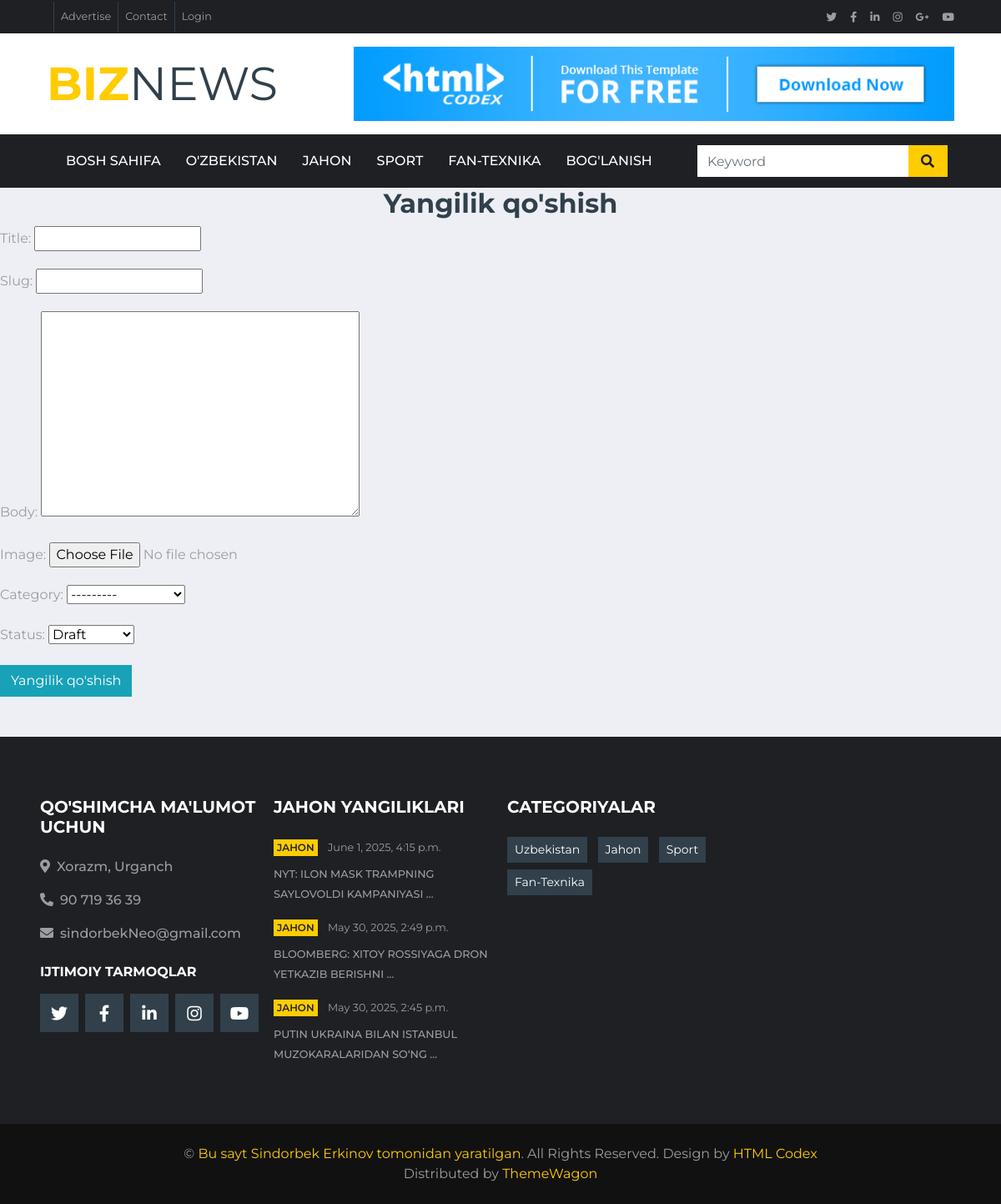
The app's page /news/pilot-loyihasi-amalga-oshiriladi/create/ with its own data.
### news_app/models.py (models this page shows, shortened)
class FooterData(models.Model):
    location = models.CharField(max_length=100)
    phone = models.CharField(max_length=50)
    email = models.EmailField(max_length=254)
    site_created = TextField()

class News(models.Model):
    class Status(models.TextChoices):
        DRAFT = 'DR', 'Draft'
        Published = 'PB', "Published"
    title = models.CharField(max_length=300)
    slug = models.SlugField(max_length=300)
    body = models.TextField()
    image = models.ImageField(upload_to='news/images')
    category = models.ForeignKey(Category, on_delete=models.CASCADE)
    publish_time = models.DateTimeField(default=timezone.now)
    created_time = models.DateTimeField(auto_now_add=True)
    updated_time = models.DateTimeField(auto_now= True)
    status = models.CharField(max_length=2,
                              choices=Status.choices,
                              default=Status.DRAFT)
    objects = models.Manager()
    published =PublishedManager()
    class Meta:
        ordering = ["-publish_time"]
    def get_absolute_url(self):
        return reverse("news_detail_page", args= [self.slug])

### news_app/views.py (the view)
# urls.py: path('news/<slug>/create/', NewsCreateView.as_view(), name="news_create"),
class NewsCreateView(CreateView):
    model = News
    template_name = 'crud/news_create.html'
    fields = ('title', 'slug', 'body', 'image','category', 'status',)
    success_url = reverse_lazy("home")

### news_app/context_protsessor.py (called while the page is built)
def FooterView(request):
    footer  = FooterData.objects.all()
    jahon = News.objects.filter(category__name="Jahon")[0]
    jahon2 = News.objects.filter(category__name="Jahon")[1]
    jahon3 = News.objects.filter(category__name="Jahon")[2]
    context = {
        'footer': footer,
        'jahon': jahon,
        'jahon2': jahon2,
        'jahon3': jahon3
    }
    return context

### news_app/models.py (called while the page is built)
    def __str__(self):
        return self.name

### templates/crud/news_create.html (shortened to what this page needs)
{% extends 'news/base.html' %}
{% load static %}
{% block content %}
    <h2 class="text-center">Yangilik qo'shish </h2>
    <form method="post" enctype="multipart/form-data">{% csrf_token %}
        {{ form.as_p }}
    <button type="submit" class="btn btn-info">Yangilik qo'shish </button>
    </form>
{% endblock content %}

### templates/news/base.html (shortened to what this page needs)
{% load static%}
<!DOCTYPE html>
<html lang="en">
 <head>
    <link href="https://cdnjs.cloudflare.com/ajax/libs/font-awesome/5.15.0/css/all.min.css" rel="stylesheet">
    <link href="{% static 'lib/owlcarousel/assets/owl.carousel.min.css'%}" rel="stylesheet">
    <link href="{% static 'css/style.css'%}" rel="stylesheet">
 </head>
 <body>
    <div class="container-fluid d-none d-lg-block">
        <div class="row align-items-center bg-dark px-lg-5">
            <div class="col-lg-9">
                <nav class="navbar navbar-expand-sm bg-dark p-0">
                    <ul class="navbar-nav ml-n2">
                        <li class="nav-item border-right border-secondary">
                            <a class="nav-link text-body small" href="{% static '#'%}"></a>
                        </li>
                        <li class="nav-item border-right border-secondary">
                            <a class="nav-link text-body small" href="{% static '#'%}">Advertise</a>
                        </li>
                        <li class="nav-item border-right border-secondary">
                            <a class="nav-link text-body small" href="{% static '#'%}">Contact</a>
                        </li>
                        <li class="nav-item">
                            <a class="nav-link text-body small" href="{% static '#'%}">Login</a>
                        </li>
                    </ul>
                </nav>
            </div>
            <div class="col-lg-3 text-right d-none d-md-block">
                <nav class="navbar navbar-expand-sm bg-dark p-0">
                    <ul class="navbar-nav ml-auto mr-n2">
                        <li class="nav-item">
                            <a class="nav-link text-body" href="{% static '#'%}"><small class="fab fa-twitter"></small></a>
                        </li>
                        <li class="nav-item">
                            <a class="nav-link text-body" href="{% static '#'%}"><small class="fab fa-facebook-f"></small></a>
                        </li>
                        <li class="nav-item">
                            <a class="nav-link text-body" href="{% static '#'%}"><small class="fab fa-linkedin-in"></small></a>
                        </li>
                        <li class="nav-item">
                            <a class="nav-link text-body" href="{% static '#'%}"><small class="fab fa-instagram"></small></a>
                        </li>
                        <li class="nav-item">
                            <a class="nav-link text-body" href="{% static '#'%}"><small class="fab fa-google-plus-g"></small></a>
                        </li>
                        <li class="nav-item">
                            <a class="nav-link text-body" href="{% static '#'%}"><small class="fab fa-youtube"></small></a>
                        </li>
                    </ul>
                </nav>
            </div>
        </div>
        <div class="row align-items-center bg-white py-3 px-lg-5">
            <div class="col-lg-4">
                <a href="{% url 'home'%}" class="navbar-brand p-0 d-none d-lg-block">
                    <h1 class="m-0 display-4 text-uppercase text-primary">Biz<span class="text-secondary font-weight-normal">News</span></h1>
                </a>
            </div>
            <div class="col-lg-8 text-center text-lg-right">
                <a href="https://htmlcodex.com"><img class="img-fluid" src="img/ads-728x90.png" alt=""></a>
            </div>
        </div>
    </div>
    <div class="container-fluid p-0">
        <nav class="navbar navbar-expand-lg bg-dark navbar-dark py-2 py-lg-0 px-lg-5">
            <div class="collapse navbar-collapse justify-content-between px-0 px-lg-3" id="navbarCollapse">
                <div class="navbar-nav mr-auto py-0">
                    <a href="{% url 'home'%}" class="nav-item nav-link {% if request.resolver_match.url_name == 'home' %}active{% endif %}">Bosh sahifa</a>
                    <a href="{% url 'uzbekistan' %}" class="nav-item nav-link {% if request.resolver_match.url_name == 'uzbekistan' %}active{% endif %}">O'zbekistan</a>
                    <a href="{% url 'jahon' %}" class="nav-item nav-link {% if request.resolver_match.url_name == 'jahon' %}active{% endif %}">Jahon</a>
                    <a href="{% url 'sport'%}" class="nav-item nav-link {% if request.resolver_match.url_name == 'sport' %}active{% endif %}">Sport</a>
                    <a href="{% url 'fan-texnika'%}" class="nav-item nav-link {% if request.resolver_match.url_name == 'fan-texnika' %}active{% endif %}">Fan-texnika</a>
                    <a href="{% url 'contact'%}" class="nav-item nav-link {% if request.resolver_match.url_name == 'contact' %}active{% endif %}">Bog'lanish</a>
                </div>
                <div class="input-group ml-auto d-none d-lg-flex" style="width: 100%; max-width: 300px;">
                    <input type="text" class="form-control border-0" placeholder="Keyword">
                    <div class="input-group-append">
                        <button class="input-group-text bg-primary text-dark border-0 px-3"><i
                                class="fa fa-search"></i></button>
                    </div>
                </div>
            </div>
        </nav>
    </div>
    <div class="container-fuild">
    {% block content %}
    {% endblock content%}
    </div>
    <div class="container-fluid bg-dark pt-5 px-sm-3 px-md-5 mt-5">
        <div class="row py-4">
            <div class="col-lg-3 col-md-6 mb-5">
                <h5 class="mb-4 text-white text-uppercase font-weight-bold"> Qo'shimcha ma'lumot uchun </h5>
                {% for f in footer %}
                <p class="font-weight-medium"><i class="fa fa-map-marker-alt mr-2"></i>{{ f.location }}</p>
                <p class="font-weight-medium"><i class="fa fa-phone-alt mr-2"></i>{{ f.phone }}</p>
                <p class="font-weight-medium"><i class="fa fa-envelope mr-2"></i>{{ f.email }}</p>
                {% endfor %}
                <h6 class="mt-4 mb-3 text-white text-uppercase font-weight-bold">Ijtimoiy Tarmoqlar</h6>
                <div class="d-flex justify-content-start">
                    <a class="btn btn-lg btn-secondary btn-lg-square mr-2" href="#"><i class="fab fa-twitter"></i></a>
                    <a class="btn btn-lg btn-secondary btn-lg-square mr-2" href="#"><i class="fab fa-facebook-f"></i></a>
                    <a class="btn btn-lg btn-secondary btn-lg-square mr-2" href="#"><i class="fab fa-linkedin-in"></i></a>
                    <a class="btn btn-lg btn-secondary btn-lg-square mr-2" href="#"><i class="fab fa-instagram"></i></a>
                    <a class="btn btn-lg btn-secondary btn-lg-square" href="#"><i class="fab fa-youtube"></i></a>
                </div>
            </div>
            <div class="col-lg-3 col-md-6 mb-5">
                <h5 class="mb-4 text-white text-uppercase font-weight-bold">Jahon Yangiliklari</h5>
                <div class="mb-3">
                    <div class="mb-2">
                        <a class="badge badge-primary text-uppercase font-weight-semi-bold p-1 mr-2" href="">Jahon</a>
                        <a class="text-body" href=""><small>{{ jahon.publish_time }}</small></a>
                    </div>
                    <a class="small text-body text-uppercase font-weight-medium" href="{{ jahon.get_absolute_url }}">{{ jahon.title | truncatewords:6 }}</a>
                </div>
                <div class="mb-3">
                    <div class="mb-2">
                        <a class="badge badge-primary text-uppercase font-weight-semi-bold p-1 mr-2" href="">Jahon</a>
                        <a class="text-body" href=""><small>{{ jahon2.publish_time }}</small></a>
                    </div>
                    <a class="small text-body text-uppercase font-weight-medium" href="{{ jahon2.get_absolute_url }}">{{ jahon2.title | truncatewords:6 }}</a>
                </div>
                <div class="">
                    <div class="mb-2">
                        <a class="badge badge-primary text-uppercase font-weight-semi-bold p-1 mr-2" href="">Jahon</a>
                        <a class="text-body" href=""><small>{{ jahon3.publish_time }}</small></a>
                    </div>
                    <a class="small text-body text-uppercase font-weight-medium" href="{{ jahon3.get_absolute_url }}">{{ jahon3.title | truncatewords:6 }}</a>
                </div>
            </div>
            <div class="col-lg-3 col-md-6 mb-5">
                <h5 class="mb-4 text-white text-uppercase font-weight-bold">Categoriyalar</h5>
                <div class="m-n1">
                    <a href="{% url 'uzbekistan' %}" class="btn btn-sm btn-secondary m-1">Uzbekistan</a>
                    <a href="{% url 'jahon' %}" class="btn btn-sm btn-secondary m-1">Jahon</a>
                    <a href="{% url 'sport' %}" class="btn btn-sm btn-secondary m-1">Sport</a>
                    <a href="{% url 'fan-texnika' %}" class="btn btn-sm btn-secondary m-1">Fan-Texnika</a>
                </div>
            </div>
        </div>
    </div>
    <div class="container-fluid py-4 px-sm-3 px-md-5" style="background: #111111;">
        {% for f in footer %}
        <p class="m-0 text-center">&copy; <a href="#">{{ f.site_created }}</a>. All Rights Reserved.
        {% endfor %}
		Design by <a href="https://htmlcodex.com">HTML Codex</a><br>
        Distributed by <a href="https://themewagon.com">ThemeWagon</a>
    </p>
    </div>
 </body>
</html>

### records on screen
FooterData: location "Xorazm, Urganch", phone "90 719 36 39", email "sindorbekNeo@gmail.com", site_created "Bu sayt Sindorbek Erkinov tomonidan yaratilgan"
News: publish_time "June 1, 2025, 4:15 p.m.", title "NYT: ILON MASK TRAMPNING SAYLOVOLDI KAMPANIYASI …"
News: publish_time "May 30, 2025, 2:49 p.m.", title "BLOOMBERG: XITOY ROSSIYAGA DRON YETKAZIB BERISHNI …"
News: publish_time "May 30, 2025, 2:45 p.m.", title "PUTIN UKRAINA BILAN ISTANBUL MUZOKARALARIDAN SO‘NG …"
